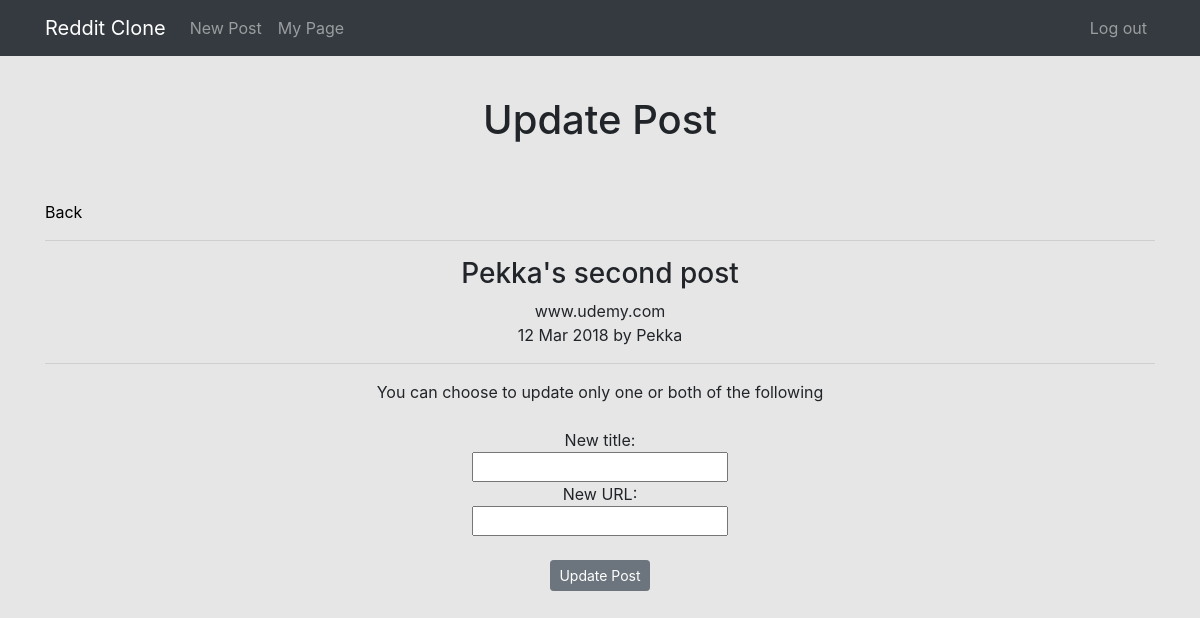
Page /posts/5/update (signed in) on the committed database.
### posts/models.py (models this page shows)
class Post(models.Model):
    title = models.CharField(max_length=200)
    url = models.TextField()
    pub_date = models.DateTimeField()
    author = models.ForeignKey(settings.AUTH_USER_MODEL, on_delete=models.CASCADE)
    votes_total =  models.IntegerField(default=0)
    def pub_date_pretty(self):
        return self.pub_date.strftime('%e %b %Y')

### posts/views.py (the view)
# urls.py: url(r'(?P<pk>[0-9]+)/update', views.update, name='update'),
@login_required
def update(request, pk):
    post = Post.objects.get(pk=pk)
    if request.user.username == post.author.username:
        if request.method == 'POST':
            if request.POST['title'] or request.POST['url']:
                qpost = Post.objects.filter(pk=pk)
                if request.POST['title']:
                    qpost.update(title = request.POST['title'])
                if request.POST['url']:
                    qpost.update(url = request.POST['url'])
                return redirect(request.META['HTTP_REFERER'])
            else:
                return render(request, 'posts/update.html', {'post':post})
        else:
            return render(request, 'posts/update.html', {'post':post})
    else:
        return redirect('home')

### posts/templates/posts/update.html (shortened to what this page needs)
{% extends 'base.html' %}
{% block content %}
<h1 class="text-center"> Update Post </h1>
<br />
<br />
<div class="container">
<a href="{% url 'posts:allposts' post.author_id %}"><span class="oi oi-arrow-left" title="Back" aria-hidden="true" style="color:black"> Back</span></a>
</div>
<div class="container text-center">
    <hr />
    <h3>{{ post.title }}</h3>
    {{ post.url }}
    <br/>
    {{ post.pub_date_pretty }} by {{ post.author.username }}
    <hr />
  <form method="POST" action="{% url 'posts:update' post.id %}">
    You can choose to update only one or both of the following
    <br />
    <br />
    New title:
    <br />
    <input type="text" name="title" />
    <br />
    New URL:
    <br />
    <input type="text" name="url" />
    <br />
    <br />
    <input class="btn btn-secondary btn-sm" type="submit" value="Update Post" />
</div>
{% endblock %}

### templates/base.html (style rules this page uses)
body { background-color: #e6e6e6; }

### rows in the picture
Post: title "Pekka's second post", url "www.udemy.com", pub_date_pretty "12 Mar 2018", author.username "Pekka"
